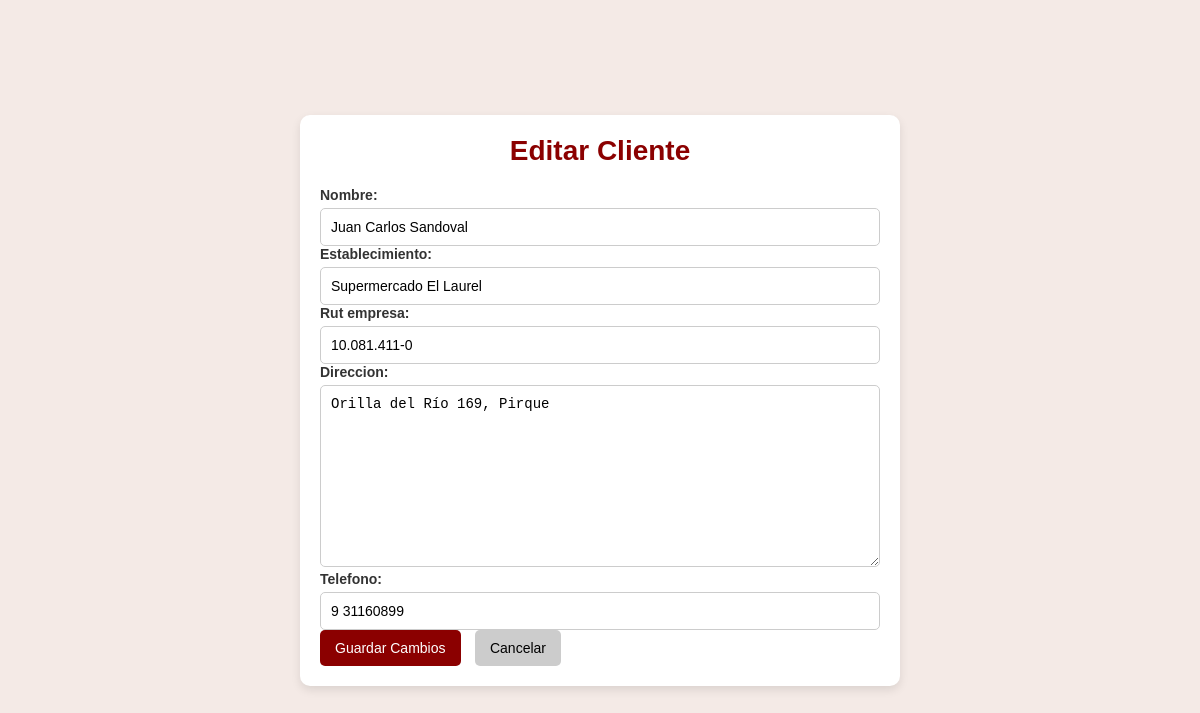
The app's page /editar-cliente/4/ with its own data.
### usuarios/models.py (models this page shows, shortened)
class Cliente(models.Model):
    nombre              = models.CharField(max_length=100)
    establecimiento     = models.CharField(max_length=100)
    rut_empresa         = models.CharField(max_length=20, unique=True)
    direccion           = models.TextField(null=True, blank=True)
    telefono            = models.CharField(max_length=20, null=True, blank=True)
    fecha_registro      = models.DateTimeField(auto_now_add=True)

### usuarios/views.py (the view)
# urls.py: path('editar-cliente/<int:id>/', editar_cliente_view, name='editar-cliente'),
def editar_cliente_view(request, id):
    cliente = get_object_or_404(Cliente, id=id)
    if request.method == 'POST':
        form = ClienteForm(request.POST, instance=cliente)
        if form.is_valid():
            form.save()
            return redirect('listar-clientes')
    else:
        form = ClienteForm(instance=cliente)
    return render(request, 'usuarios/editar_cliente.html', {'form': form})

### usuarios/forms.py
class ClienteForm(forms.ModelForm):
    class Meta:
        model = Cliente
        fields = ['nombre', 'establecimiento', 'rut_empresa', 'direccion', 'telefono']
        widgets = {
            'direccion': forms.Textarea(attrs={'rows': 3}),
        }

### usuarios/templates/usuarios/editar_cliente.html (shortened to what this page needs)
{% load static %}
<!DOCTYPE html>
<html lang="es">
<head>
    <link rel="stylesheet" href="{% static 'css/styles-editar-cliente.css' %}">
</head>
<body>
    <div class="container">
        <h1>Editar Cliente</h1>
        <form method="POST">
            {{ form.as_p }}
            <button type="submit" class="btn btn-primary">Guardar Cambios</button>
            <a href="{% url 'listar-clientes' %}" class="btn btn-secondary">Cancelar</a>
        </form>
    </div>
</body>
</html>

### usuarios/static/css/styles-editar-cliente.css (style rules this page uses)
* { margin: 0; padding: 0; box-sizing: border-box; }
body { font-family: 'Montserrat', sans-serif; background-color: #f4eae6; display: flex; justify-content: center; align-items: center; height: 100vh; padding: 20px; overflow-x: hidden; }
.container { width: 100%; max-width: 600px; background-color: white; border-radius: 10px; box-shadow: 0 4px 10px rgba(0, 0, 0, 0.1); overflow: hidden; padding: 20px; }
h1 { font-size: 28px; font-weight: bold; color: #8b0000; text-align: center; margin-bottom: 20px; }
form { width: 100%; }
form label { display: block; font-size: 14px; font-weight: bold; color: #333; margin-bottom: 5px; }
form input, form select, form textarea { width: 100%; padding: 10px; font-size: 14px; border: 1px solid #ccc; border-radius: 5px; outline: none; transition: border-color 0.3s ease; }
form textarea { resize: vertical; min-height: 100px; }
button, a { padding: 10px 15px; font-size: 14px; border-radius: 5px; cursor: pointer; text-decoration: none; transition: background 0.3s ease, transform 0.2s ease; display: inline-block; text-align: center; }
button { background-color: #8b0000; color: white; border: none; }
a.btn-secondary { background-color: #ccc; color: black; text-align: center; margin-left: 10px; }

### records on screen
Cliente: nombre "Juan Carlos Sandoval", establecimiento "Supermercado El Laurel", rut_empresa "10.081.411-0", direccion "Orilla del Río 169, Pirque", telefono "9 31160899"
